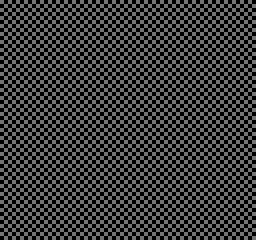

This is a level from a 2D game, rendered from its Tiled map with the project's own tilesets. A one-line summary and the complete map file follow:
An orthogonal 16x15 tile map with 16x16 px tiles, 1 tile layer (ShoeBox Tile Grab).

<map version="1.2" tiledversion="1.2.4" orientation="orthogonal" renderorder="right-down" width="16" height="15" tilewidth="16" tileheight="16" infinite="0" nextlayerid="2" nextobjectid="1">
 <tileset firstgid="1" name="frame_0001_bank.png" tilewidth="16" tileheight="16" tilecount="11" columns="11">
  <image source="frame_0001_bank.png" width="176" height="16" />
 </tileset>
 <layer id="1" name="ShoeBox Tile Grab" width="16" height="15">
  <data encoding="csv">
1,1,1,1,1,1,1,1,1,1,1,1,1,1,1,1,
1,1,1,1,1,1,1,1,1,1,1,1,1,1,1,1,
1,1,1,1,1,1,1,1,1,1,1,1,1,1,1,1,
1,1,1,1,1,1,1,1,1,1,1,1,1,1,1,1,
1,1,1,1,1,1,1,1,1,1,1,1,1,1,1,1,
1,1,1,1,1,1,1,1,1,1,1,1,1,1,1,1,
1,1,1,1,1,1,1,1,1,1,1,1,1,1,1,1,
1,1,1,1,1,1,1,1,1,1,1,1,1,1,1,1,
1,1,1,1,1,1,1,1,1,1,1,1,1,1,1,1,
1,1,1,1,1,1,1,1,1,1,1,1,1,1,1,1,
1,1,1,1,1,1,1,1,1,1,1,1,1,1,1,1,
1,1,1,1,1,1,1,1,1,1,1,1,1,1,1,1,
1,1,1,1,1,1,1,1,1,1,1,1,1,1,1,1,
1,1,1,1,1,1,1,1,1,1,1,1,1,1,1,1,
1,1,1,1,1,1,1,1,1,1,1,1,1,1,1,1
</data>
 </layer>
</map>
